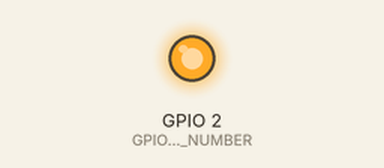
The program below on a simulated Raspberry Pi (BCM pin numbers). Parts: output pins drawn as LEDs (lit = HIGH).

Above: at 0.1 s.
Timing chart, 0 to 1.6 s (numbered marks = the images above):
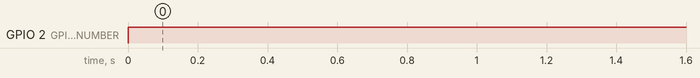

The program:

pwmtest.py
```python
import RPi.GPIO as gpio
import time


if __name__ == '__main__':
    GPIO_PORT_NUMBER = 2 # Connect the LED at GPIO 2
    PWM_FREQUENCY = 80
    gpio.setmode(gpio.BCM)
    gpio.setup(GPIO_PORT_NUMBER, gpio.OUT)
    pwm = gpio.PWM(GPIO_PORT_NUMBER, PWM_FREQUENCY)
    pwm.start(0)
    while True:
        pwm.ChangeDutyCycle(100)
        time.sleep(1)
    '''while True:
        print("Begin")
        for i in range(0, 100):
            pwm.ChangeDutyCycle(i)
            time.sleep(0.01)
        for i in reversed(range(0, 100+1)):
            pwm.ChangeDutyCycle(i)
            time.sleep(0.01)
        print("Done")'''
```

Measured:
- by itself, GPIO 2 (GPIO_PORT_NUMBER): LOW → HIGH at 0.00 s
